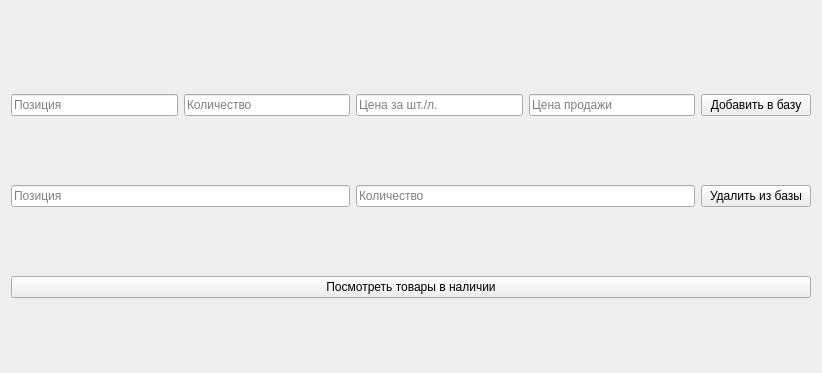
<?xml version="1.0" encoding="UTF-8"?>
<ui version="4.0">
 <class>Shop</class>
 <widget class="QWidget" name="Shop">
  <property name="geometry">
   <rect>
    <x>0</x>
    <y>0</y>
    <width>818</width>
    <height>373</height>
   </rect>
  </property>
  <property name="windowTitle">
   <string>Form</string>
  </property>
  <layout class="QVBoxLayout" name="verticalLayout" stretch="0,1,1,0">
   <item>
    <spacer name="horizontalSpacer">
     <property name="orientation">
      <enum>Qt::Horizontal</enum>
     </property>
     <property name="sizeType">
      <enum>QSizePolicy::Fixed</enum>
     </property>
     <property name="sizeHint" stdset="0">
      <size>
       <width>800</width>
       <height>20</height>
      </size>
     </property>
    </spacer>
   </item>
   <item>
    <layout class="QHBoxLayout" name="horizontalLayout">
     <item>
      <widget class="QLineEdit" name="LE_addProd">
       <property name="placeholderText">
        <string>Позиция</string>
       </property>
      </widget>
     </item>
     <item>
      <widget class="QLineEdit" name="LE_addAmount">
       <property name="inputMask">
        <string/>
       </property>
       <property name="text">
        <string/>
       </property>
       <property name="placeholderText">
        <string>Количество</string>
       </property>
      </widget>
     </item>
     <item>
      <widget class="QLineEdit" name="LE_price">
       <property name="placeholderText">
        <string>Цена за шт./л.</string>
       </property>
      </widget>
     </item>
     <item>
      <widget class="QLineEdit" name="LE_salePrice">
       <property name="placeholderText">
        <string>Цена продажи</string>
       </property>
      </widget>
     </item>
     <item>
      <widget class="QPushButton" name="PB_addToBD">
       <property name="minimumSize">
        <size>
         <width>110</width>
         <height>0</height>
        </size>
       </property>
       <property name="maximumSize">
        <size>
         <width>110</width>
         <height>16777215</height>
        </size>
       </property>
       <property name="text">
        <string>Добавить в базу</string>
       </property>
      </widget>
     </item>
    </layout>
   </item>
   <item>
    <layout class="QHBoxLayout" name="horizontalLayout_2">
     <item>
      <widget class="QLineEdit" name="LE_removeProd">
       <property name="placeholderText">
        <string>Позиция</string>
       </property>
      </widget>
     </item>
     <item>
      <widget class="QLineEdit" name="LE_removeAmount">
       <property name="placeholderText">
        <string>Количество</string>
       </property>
      </widget>
     </item>
     <item>
      <widget class="QPushButton" name="PB_removeFromBD">
       <property name="minimumSize">
        <size>
         <width>110</width>
         <height>0</height>
        </size>
       </property>
       <property name="maximumSize">
        <size>
         <width>110</width>
         <height>16777215</height>
        </size>
       </property>
       <property name="text">
        <string>Удалить из базы</string>
       </property>
      </widget>
     </item>
    </layout>
   </item>
   <item>
    <widget class="QPushButton" name="PB_getAllProducts">
     <property name="text">
      <string>Посмотреть товары в наличии</string>
     </property>
    </widget>
   </item>
  </layout>
 </widget>
 <resources/>
 <connections/>
</ui>
